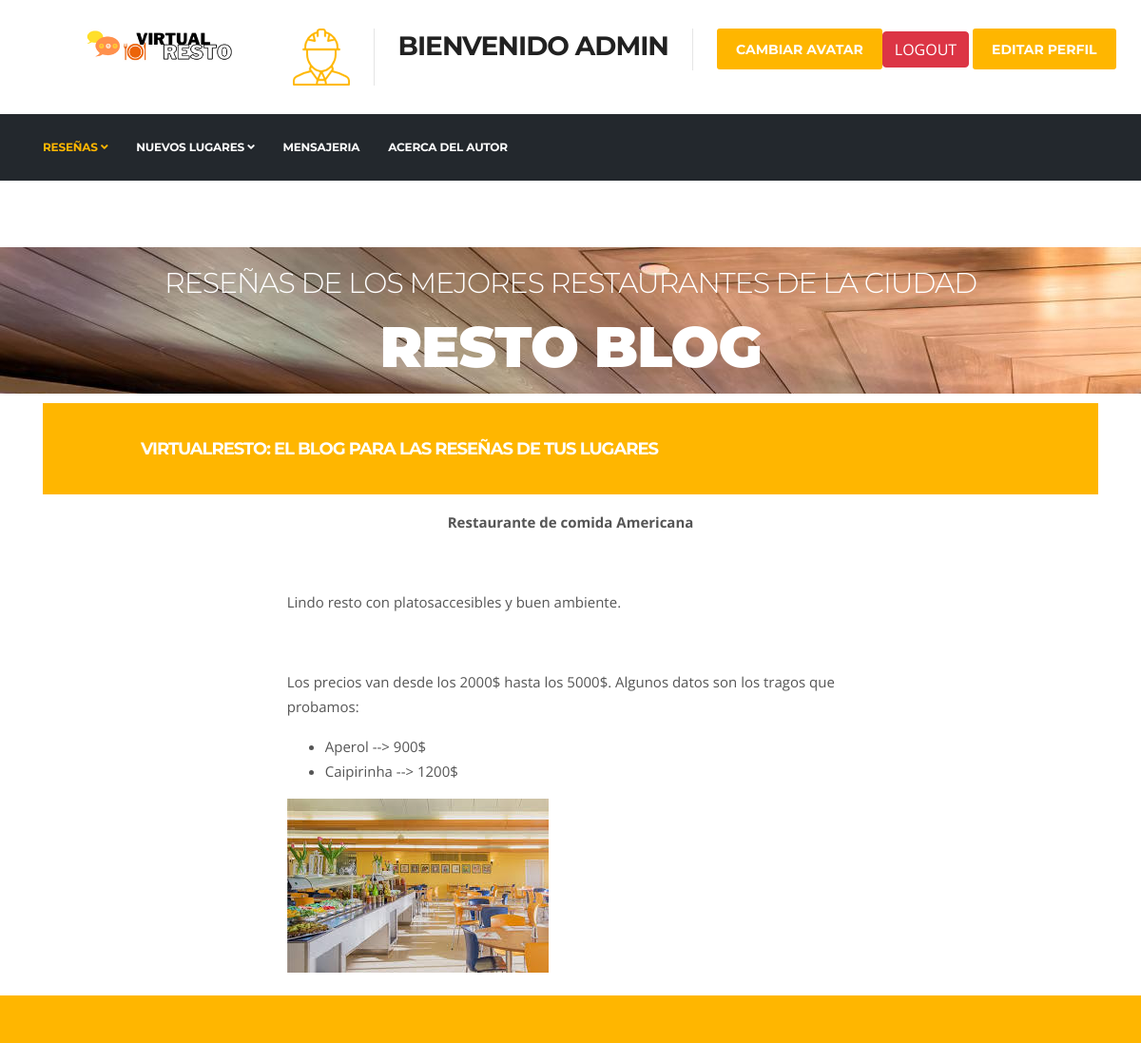
The page /blog/11 (signed in) on the database its author committed.
### Blogs/models.py (models this page shows, shortened)
class Blog(models.Model):
    titulo = models.CharField(max_length=50)
    nombre_locacion = models.CharField(max_length=50)
    autor = models.ForeignKey(User, on_delete=models.CASCADE)
    fecha_publicacion = models.DateField('XYZ Date')
    imagen = models.ImageField(upload_to='media', height_field=None, width_field=None, max_length=None, blank=True)
    opinion = RichTextUploadingField()

### Blogs/views.py (the view)
# urls.py: path('blog/<id>', blogPost , name="blogPost"),
def blogPost (request, id):
    readBlog = Blog.objects.get(id = id)
    return render(request, "blogPost.html", {"readBlog" : readBlog, "imagen": getAvatar(request)})

### Blogs/views.py (called while the page is built)
def getAvatar(request):
   if request.user.is_authenticated:
    lista=userAvatar.objects.filter(user=request.user)
    if len(lista)!=0:
        imagen=lista[0].imagen.url
    else:
        imagen="/media/avatares/defaultAvatar.png"
    return imagen

### Blogs/templates/blogPost.html (shortened to what this page needs)
{% extends 'index.html' %}
{% load static %}
{% block header %}
<section class="{% static 'call-to-action-box no-padding' %}">
    <div class="{% static 'banner-carousel banner-carousel-1 mb-0' %}">
      <div class="banner-carousel-item" style="background-image:url({% static 'images/slider-main/allblogs.jpg' %})">
        <div class="slider-content">
            <div class="container">
              <div class="row align-items-center h-100">
                  <div class="col-md-12 text-center">
                    <h2 class="slide-title" data-animation-in="slideInLeft">Reseñas de los mejores restaurantes de la ciudad</h2>
                    <h3 class="slide-sub-title" data-animation-in="slideInRight">Resto Blog</h3>
                  </div>
              </div>
            </div>
        </div>
      </div>
    </section>
{% endblock  %}
{% block container %}
<article class="mb-4">
    <div class="container px-4 px-lg-5">
        <div class="row gx-4 gx-lg-5 justify-content-center">
            <div class="col-md-10 col-lg-8 col-xl-7">
                <p>{{ readBlog.opinion | safe }}</p>
                {% if readBlog.imagen %}
                <img class="img-fluid" src= "{{ readBlog.imagen.url }}" alt="..." /></a>
                {% endif %}
            </div>
        </div>
    </div>
</article>
{% endblock  %}

### Blogs/templates/root.html (shortened to what this page needs)
<!DOCTYPE html>
<html lang="en">
<head>
  {% load static %}
  <link rel="stylesheet" href="{% static 'plugins/bootstrap/bootstrap.min.css' %}">
  <link rel="stylesheet" href="{% static 'plugins/fontawesome/css/all.min.css' %}">
  <link rel="stylesheet" href="{% static 'plugins/animate-css/animate.css' %}">
  <link rel="stylesheet" href="{% static 'plugins/slick/slick.css' %}">
  <link rel="stylesheet" href="{% static 'plugins/slick/slick-theme.css' %}">
  <link rel="stylesheet" href="{% static 'plugins/colorbox/colorbox.css' %}">
  <link rel="stylesheet" href="{% static 'css/style.css' %}">
</head>
<body>
<header id="header" class="header-one">
  <div class="bg-white">
      <div class="logo-area">
          <div class="row align-items-right">
            <div class="logo col-lg-3 text-right text-lg-right mb-3 mb-md-5 mb-lg-0">
                <a class="d-block" href="#">
                  <img loading="lazy" src="{% static 'images/logo.png' %}" alt="Constra">
                </a>
            </div>
            <div class="col-lg-9 header-right">
                <ul class="top-info-box">
                      <li class="header-get-a-quote">
                        {% if user.is_authenticated %}
                        <li> <img src="{{ imagen }}" alt=""></li>
                        <li class="header-get-a-quote">
                          <h2>Bienvenido {{ user.username }}</h2>
                        </li>
                        <a class="btn btn-danger" href="{% url 'logout' %}">LOGOUT</a>
                        <a class="btn btn-primary" href="{% url 'signupEditForm' %}">EDITAR PERFIL</a>
                      <li>
                        <a class="btn btn-primary" href="{% url 'addAvatar' %}">Cambiar Avatar</a>
                      </li>
                        {% else %}
                        <a class="btn btn-primary" href="{% url 'login' %}">LOGIN</a>
                        <a class="btn btn-primary" href="{% url 'signup' %}">Signup</a>
                        {% endif %}
                      </li>
                </ul>
            </div>
          </div>
      </div>
  </div>
  <div class="site-navigation">
    <div class="container">
        <div class="row">
          <div class="col-lg-12">
              <nav class="navbar navbar-expand-lg navbar-dark p-0">
                <div id="navbar-collapse" class="collapse navbar-collapse">
                    <ul class="nav navbar-nav mr-auto">
                      <li class="nav-item dropdown active">
                          <a href="#" class="nav-link dropdown-toggle" data-toggle="dropdown">Reseñas <i class="fa fa-angle-down"></i></a>
                      </li>
                      <li class="nav-item dropdown">
                          <a href="#" class="nav-link dropdown-toggle" data-toggle="dropdown">Nuevos lugares <i class="fa fa-angle-down"></i></a>
                      </li>
                      <li class="nav-item"><a class="nav-link" href="{% url 'mensajeUsuarios' %}">Mensajeria</a></li>
                      <li class="nav-item"><a class="nav-link" href="{% url 'aboutMe' %}">Acerca del autor</a></li>
                    </ul>
                </div>
              </nav>
          </div>
        </div>
    </div>
  </div>
</header>
{% block header %}
{% endblock  %}
<section class="call-to-action-box no-padding">
  <div class="container">
    <div class="action-style-box">
        <div class="row align-items-center">
          <div class="col-md-8 text-center text-md-center">
              <div class="call-to-action-text">
                <h2 class="action-title">VirtualResto: El Blog para las reseñas de tus lugares</h2>
              </div>
          </div>
        </div>
    </div>
  </div>
</section>
{% block container %}
{% endblock  %}
<div class="copyright">
  </div>
  </body>
  </html>

### Blogs/static/css/style.css (style rules this page uses)
body { background: #fff; color: #555; }
body, p { font-family: "Open Sans", sans-serif; text-rendering: optimizeLegibility; -webkit-font-smoothing: antialiased !important; line-height: 26px; font-size: 15px; }
h1, h2, h3, h4, h5, h6 { color: #212121; font-weight: 700; font-family: "Montserrat", sans-serif; text-rendering: optimizeLegibility; -webkit-font-smoothing: antialiased !important; }
h2 { font-size: 28px; line-height: 36px; text-transform: uppercase; letter-spacing: -1px; }
h3 { font-size: 24px; margin-bottom: 20px; text-transform: uppercase; letter-spacing: -0.5px; }
html { overflow-x: hidden !important; width: 100%; height: 100%; position: relative; -webkit-font-smoothing: antialiased; text-rendering: optimizeLegibility; }
body { border: 0; margin: 0; padding: 0; }
a:link, a:visited { text-decoration: none; }
a { color: inherit; transition: 0.2s ease; }
section, .section-padding { padding: 70px 0; position: relative; }
.no-padding { padding: 0; }
.btn-primary, .btn-dark { border: 0; border-radius: 3px; padding: 12px 20px 10px; font-weight: 700; text-transform: uppercase; color: #fff; font-family: "Montserrat", sans-serif; transition: 350ms; font-size: 14px; }
.btn-primary { background: #ffb600; }
.header-one, .header-one .site-navigation { background: #23282d; }
.header-one .navbar-collapse { padding-left: 0; }
.header-one ul.navbar-nav > li { padding-left: 0; padding-right: 30px; }
.header-one .logo-area { padding: 30px 0; }
ul.navbar-nav > li > a { padding: 15px 0 !important; color: #fff; }
ul.navbar-nav > li:hover > a, ul.navbar-nav > li.active > a { color: #ffb600 !important; }
.logo img { width: auto; height: 35px; }
.header-right { float: right; }
ul.top-info-box { list-style: none; margin: 0; padding: 0; float: right; }
ul.top-info-box li { position: relative; float: left; margin-left: 0; border-right: 1px solid #dedede; border-right: 1px solid rgba(0, 0, 0, 0.1); padding-right: 25px; margin-right: 25px; }
ul.top-info-box li:last-child { margin-right: 0; padding-right: 0; border-right: 0; }
.navbar { border-radius: 0; border: 0; margin-bottom: 0; }
ul.navbar-nav > li:hover > a, ul.navbar-nav > li.active > a { color: #ffb600; position: relative; }
ul.navbar-nav > li { padding: 0 13px; position: relative; }
@media (max-width: 1200px) { ul.navbar-nav > li { padding: 0 9px; } }
@media (max-width: 1200px) { ul.navbar-nav > li .nav-link { font-size: 12px; } }
ul.navbar-nav > li:last-child { padding-right: 0; }
ul.navbar-nav > li:last-child:after { background: none; }
ul.navbar-nav > li > a i { font-weight: 700; }
ul.navbar-nav > li > a:after, ul.navbar-nav > li > a:after { display: none; }
ul.navbar-nav > li > a { font-family: "Montserrat", sans-serif; color: #fff !important; text-rendering: optimizeLegibility; font-weight: 700 !important; text-transform: uppercase; letter-spacing: -0.2px; font-size: 14px; margin: 0; line-height: 40px; padding: 30px 0; transition: 350ms; }
.site-navigation .container, .search-area { position: relative; }
.slider-content { position: relative; height: 100%; width: 100%; }
.slide-title { font-size: 30px; line-height: 36px; font-weight: 300; color: #fff; margin: 20px 0 10px; }
.slide-sub-title { font-style: normal; font-size: 60px; line-height: 58px; margin: 20px 0; color: #fff; font-weight: 900; text-transform: uppercase; letter-spacing: -1px; }
.call-to-action-box { margin-top: -60px; }
.call-to-action-box .action-style-box { background: #ffb600; padding: 30px; }
.action-title { color: #fff; margin: 0; line-height: 36px; font-size: 18px; text-transform: uppercase; }
.copyright { background: #ffb600; color: #111; padding: 25px 0; position: relative; z-index: 1; font-weight: 600; font-size: 12px; }

### rows shown on the page
Blog: opinion "Restaurante de comida Americana Lindo resto con platosaccesibles y buen ambiente. Los precios van desde los 2000$ hasta los 5000$. Algunos datos son los tragos que probamos: Aperol --> 900$ Caipirinha --> 1200$", imagen (picture)

### other values the page prints
{{ user.username }} "ADMIN"
